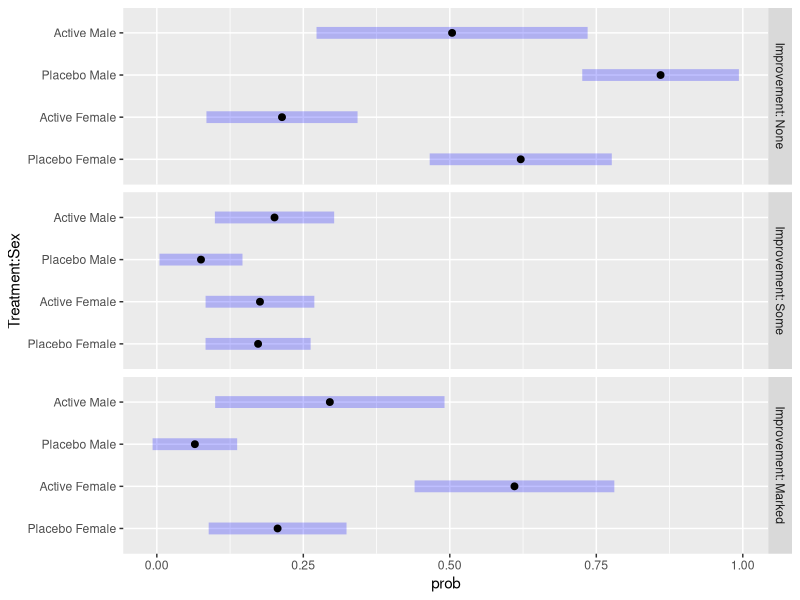

Generate this figure with R: (Note: this script raises an error after producing the figure.)
## ---- chunk 1
library(tidyverse)
arthritis <- read.csv("arthritis_9.csv",stringsAsFactors = T)
glimpse(arthritis)
## ---- chunk 2
levels(arthritis$Improvement)
levels(arthritis$Treatment)
levels(arthritis$Sex)
## ---- chunk 3

arthritis <- arthritis |>
  mutate(Improvement = factor(Improvement, levels = c("None","Some", "Marked"),ordered=T),
         Treatment = factor(Treatment,levels=c("Placebo","Active")))
## ---- chunk 4
library(MASS)
library(car)
options(contrasts = c("contr.treatment", "contr.poly"))
mod_po <- polr(Improvement~Treatment+Sex,data=arthritis,Hess = TRUE)
summary(mod_po)

exp(coef(mod_po))
poTest(mod_po)

Anova(mod_po)
## ---- chunk 5
library(emmeans)
emm_cum <- emmeans(mod_po,~Treatment*Sex|cut,mode="cum.prob")
emm_cum


emm_prob <- emmeans(mod_po,~Treatment*Sex|Improvement,mode="prob")
emm_prob
emm_prob |> plot()

## ---- chunk 6
emm_treatment <- emmeans(mod_po,~Treatment)
contrast(emm_treatment,method="revpairwise",infer=T) |> 
  as.data.frame() |> 
  mutate(OR = exp(estimate),
         OR.LCL = exp(asymp.LCL),
         OR.UCL = exp(asymp.UCL))

emm_sex <- emmeans(mod_po,~Sex)
contrast(emm_sex,method="pairwise",infer=T) |> 
  as.data.frame() |> 
  mutate(OR = exp(estimate),
         OR.LCL = exp(asymp.LCL),
         OR.UCL = exp(asymp.UCL))
## ---- chunk 7
library(tidyverse) 
air_pollution <- read.csv("air_pollution.csv",stringsAsFactors = TRUE)
air_pollution <- air_pollution |> 
  mutate(Level = factor(Level, ordered=T))

glimpse(air_pollution)
## ---- chunk 8
library(MASS)
library(car)
options(contrasts = c("contr.treatment", "contr.poly"))
mod_po <- polr(Level~Air + Exposure + Smoking, data=air_pollution,Hess=TRUE)

summary(mod_po)

Anova(mod_po)
poTest(mod_po)
## ---- chunk 9
library(emmeans)
emm_cum <- emmeans(mod_po,~Air+Exposure+Smoking|cut,mode="cum.prob")
emm_cum


emm_prob <- emmeans(mod_po,~Air+Exposure+Smoking|Level,mode="prob")
emm_prob

## ---- chunk 10
emm_Air <- emmeans(mod_po,~Air)
contrast(emm_Air,method="revpairwise",infer=T) |> 
  as.data.frame() |> 
  mutate(OR = exp(estimate),
         OR.LCL = exp(asymp.LCL),
         OR.UCL = exp(asymp.UCL))

emm_Ex <- emmeans(mod_po,~Exposure)
contrast(emm_Ex,method="revpairwise",infer=T) |> 
  as.data.frame() |> 
  mutate(OR = exp(estimate),
         OR.LCL = exp(asymp.LCL),
         OR.UCL = exp(asymp.UCL))

emm_Smoking <- emmeans(mod_po,~Smoking)
contrast(emm_Smoking,method="pairwise",infer=T,adjust="tukey") |> 
  as.data.frame() |> 
  mutate(OR = exp(estimate),
         OR.LCL = exp(asymp.LCL),
         OR.UCL = exp(asymp.UCL))
## ---- chunk 11
library(tidyverse)
cycling <- expand.grid(Relief = c("Major","Moderate","None"),
                       Gender = c("Female","Male"),
                       Type = c("Test","Gel"))

cycling$count <- c(12,8,5,8,14,15,15,5,9,8,4,20)
cycling <- cycling |> 
  mutate(Relief = ordered(Relief, levels = c("Major","Moderate","None"))) |> 
  uncount(weights=count)

## ---- chunk 12
library(MASS)
library(ordinal)
library(car)
mod_po <- polr(Relief~Gender+Type,data=cycling)
poTest(mod_po)
## ---- chunk 13

modv<- vglm(Relief~Gender+Type,
    family = cumulative(parallel=FALSE~ Type, reverse=FALSE),
    data=cycling)

summary(modv)
mod3 <- clm(Relief~ Gender, nominal=~ Type,data=cycling)
summary(mod3) # shows overall effect of Gender

mod4 <- clm(Relief~Gender,data=cycling)
anova(mod3,mod4) # shows overall effect of Type by comparing the models with and without Type.
## ---- chunk 14
library(emmeans)

prob_emm_type <- emmeans(mod3,~Type|Relief,mode="prob")
prob_emm_type

prob_emm_gender <- emmeans(mod3,~Gender|Relief,mode="prob")
prob_emm_gender

emm_gender <- emmeans(mod3,~Gender)
contrast(emm_gender, method="pairwise",infer=T) |> 
  as.data.frame() |> 
  mutate(OR = exp(estimate),
         OR.LCL = exp(asymp.LCL),
         OR.UCL = exp(asymp.UCL))

## emmeans does not have a good way to calculate odds ratios for the non-proportional odds model.

OR <- exp(coef(mod3))
OR
confint(coef(mod3))

## ---- chunk 15
library(ordinal)
mod1 <-clm(Improvement~1,nominal = ~ Sex + Treatment,data=arthritis)
mod3 <- clm(Improvement~ Sex,nominal=~ Treatment,data=arthritis)
mod4 <- clm(Improvement~ Treatment,nominal=~ Sex,data=arthritis)

anova(mod1,mod3)
anova(mod1,mod4)
